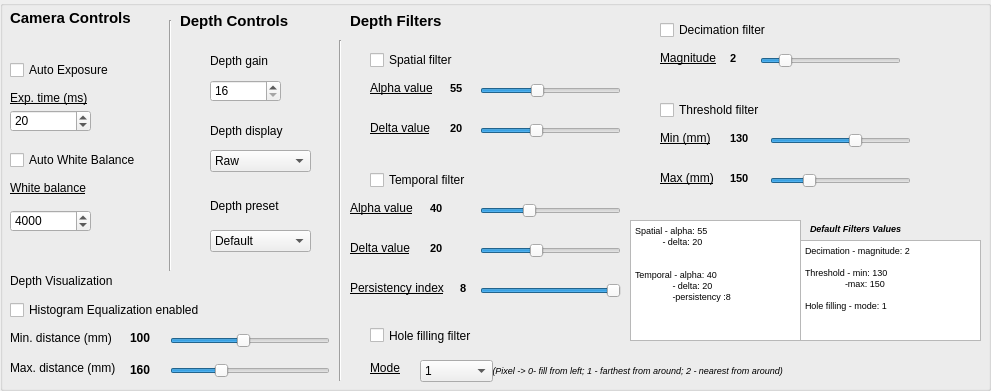
       <widget class="QGroupBox" name="imaging_settings_group">
        <property name="geometry">
         <rect>
          <x>10</x>
          <y>40</y>
          <width>991</width>
          <height>391</height>
         </rect>
        </property>
        <property name="title">
         <string/>
        </property>
        <widget class="QCheckBox" name="auto_exposure_checkbox_3">
         <property name="geometry">
          <rect>
           <x>10</x>
           <y>60</y>
           <width>131</width>
           <height>20</height>
          </rect>
         </property>
         <property name="text">
          <string>Auto Exposure</string>
         </property>
         <property name="checked">
          <bool>false</bool>
         </property>
         <property name="autoRepeat">
          <bool>false</bool>
         </property>
        </widget>
        <widget class="QLabel" name="exposure_time_label_3">
         <property name="geometry">
          <rect>
           <x>10</x>
           <y>90</y>
           <width>181</width>
           <height>16</height>
          </rect>
         </property>
         <property name="font">
          <font>
           <weight>50</weight>
           <bold>false</bold>
           <underline>true</underline>
          </font>
         </property>
         <property name="text">
          <string>Exp. time (ms)</string>
         </property>
        </widget>
        <widget class="QSpinBox" name="exposure_time_ctrl_3">
         <property name="geometry">
          <rect>
           <x>10</x>
           <y>110</y>
           <width>81</width>
           <height>22</height>
          </rect>
         </property>
         <property name="layoutDirection">
          <enum>Qt::LeftToRight</enum>
         </property>
         <property name="minimum">
          <number>1</number>
         </property>
         <property name="maximum">
          <number>200</number>
         </property>
         <property name="value">
          <number>20</number>
         </property>
        </widget>
        <widget class="QCheckBox" name="auto_white_balance_checkbox_3">
         <property name="geometry">
          <rect>
           <x>10</x>
           <y>150</y>
           <width>151</width>
           <height>20</height>
          </rect>
         </property>
         <property name="text">
          <string>Auto White Balance</string>
         </property>
        </widget>
        <widget class="QLabel" name="white_balance_label_3">
         <property name="geometry">
          <rect>
           <x>10</x>
           <y>180</y>
           <width>101</width>
           <height>16</height>
          </rect>
         </property>
         <property name="font">
          <font>
           <underline>true</underline>
          </font>
         </property>
         <property name="text">
          <string>White balance</string>
         </property>
        </widget>
        <widget class="QSpinBox" name="white_balance_ctrl_3">
         <property name="geometry">
          <rect>
           <x>10</x>
           <y>210</y>
           <width>81</width>
           <height>22</height>
          </rect>
         </property>
         <property name="minimum">
          <number>2800</number>
         </property>
         <property name="maximum">
          <number>6500</number>
         </property>
         <property name="singleStep">
          <number>50</number>
         </property>
         <property name="value">
          <number>4000</number>
         </property>
        </widget>
        <widget class="QLabel" name="depth_preset_label_3">
         <property name="geometry">
          <rect>
           <x>210</x>
           <y>190</y>
           <width>161</width>
           <height>31</height>
          </rect>
         </property>
         <property name="font">
          <font>
           <pointsize>9</pointsize>
           <weight>50</weight>
           <bold>false</bold>
          </font>
         </property>
         <property name="text">
          <string>Depth preset</string>
         </property>
        </widget>
        <widget class="Line" name="image_settings_line_3">
         <property name="geometry">
          <rect>
           <x>160</x>
           <y>20</y>
           <width>20</width>
           <height>251</height>
          </rect>
         </property>
         <property name="orientation">
          <enum>Qt::Vertical</enum>
         </property>
        </widget>
        <widget class="QComboBox" name="depth_preset_ctrl_3">
         <property name="geometry">
          <rect>
           <x>210</x>
           <y>230</y>
           <width>101</width>
           <height>22</height>
          </rect>
         </property>
         <item>
          <property name="text">
           <string>Default</string>
          </property>
         </item>
         <item>
          <property name="text">
           <string>High Accuracy</string>
          </property>
         </item>
         <item>
          <property name="text">
           <string>High Density</string>
          </property>
         </item>
         <item>
          <property name="text">
           <string>Medium Density</string>
          </property>
         </item>
        </widget>
        <widget class="QLabel" name="camera_controls_label_3">
         <property name="geometry">
          <rect>
           <x>10</x>
           <y>10</y>
           <width>161</width>
           <height>16</height>
          </rect>
         </property>
         <property name="font">
          <font>
           <pointsize>11</pointsize>
           <weight>75</weight>
           <bold>true</bold>
          </font>
         </property>
         <property name="text">
          <string>Camera Controls</string>
         </property>
        </widget>
        <widget class="QLabel" name="depth_controls_label_3">
         <property name="geometry">
          <rect>
           <x>180</x>
           <y>0</y>
           <width>161</width>
           <height>41</height>
          </rect>
         </property>
         <property name="font">
          <font>
           <pointsize>11</pointsize>
           <weight>75</weight>
           <bold>true</bold>
          </font>
         </property>
         <property name="text">
          <string>Depth Controls</string>
         </property>
        </widget>
        <widget class="QLabel" name="depth_gain_label_3">
         <property name="geometry">
          <rect>
           <x>210</x>
           <y>40</y>
           <width>91</width>
           <height>41</height>
          </rect>
         </property>
         <property name="font">
          <font>
           <pointsize>9</pointsize>
           <underline>false</underline>
          </font>
         </property>
         <property name="text">
          <string>Depth gain</string>
         </property>
        </widget>
        <widget class="QSpinBox" name="depth_gain_ctrl_3">
         <property name="geometry">
          <rect>
           <x>210</x>
           <y>80</y>
           <width>71</width>
           <height>22</height>
          </rect>
         </property>
         <property name="minimum">
          <number>16</number>
         </property>
         <property name="maximum">
          <number>248</number>
         </property>
         <property name="value">
          <number>16</number>
         </property>
        </widget>
        <widget class="QLabel" name="depth_display_mode_label_3">
         <property name="geometry">
          <rect>
           <x>210</x>
           <y>120</y>
           <width>91</width>
           <height>21</height>
          </rect>
         </property>
         <property name="font">
          <font>
           <pointsize>9</pointsize>
           <weight>50</weight>
           <bold>false</bold>
           <underline>false</underline>
          </font>
         </property>
         <property name="text">
          <string>Depth display</string>
         </property>
        </widget>
        <widget class="QComboBox" name="depth_display_mode_ctrl_3">
         <property name="geometry">
          <rect>
           <x>210</x>
           <y>150</y>
           <width>101</width>
           <height>22</height>
          </rect>
         </property>
         <item>
          <property name="text">
           <string>Raw</string>
          </property>
         </item>
         <item>
          <property name="text">
           <string>Gray</string>
          </property>
         </item>
         <item>
          <property name="text">
           <string>Colorized</string>
          </property>
         </item>
        </widget>
        <widget class="Line" name="depth_line_3">
         <property name="geometry">
          <rect>
           <x>330</x>
           <y>40</y>
           <width>20</width>
           <height>341</height>
          </rect>
         </property>
         <property name="orientation">
          <enum>Qt::Vertical</enum>
         </property>
        </widget>
        <widget class="QLabel" name="depth_filters_label_3">
         <property name="geometry">
          <rect>
           <x>350</x>
           <y>0</y>
           <width>161</width>
           <height>41</height>
          </rect>
         </property>
         <property name="font">
          <font>
           <pointsize>11</pointsize>
           <weight>75</weight>
           <bold>true</bold>
          </font>
         </property>
         <property name="text">
          <string>Depth Filters</string>
         </property>
         <property name="alignment">
          <set>Qt::AlignLeading|Qt::AlignLeft|Qt::AlignVCenter</set>
         </property>
        </widget>
        <widget class="QCheckBox" name="spatial_filter_checkbox_3">
         <property name="geometry">
          <rect>
           <x>370</x>
           <y>50</y>
           <width>111</width>
           <height>20</height>
          </rect>
         </property>
         <property name="text">
          <string>Spatial filter</string>
         </property>
        </widget>
        <widget class="QLabel" name="spatial_alpha_label_3">
         <property name="geometry">
          <rect>
           <x>370</x>
           <y>80</y>
           <width>181</width>
           <height>16</height>
          </rect>
         </property>
         <property name="font">
          <font>
           <weight>50</weight>
           <bold>false</bold>
           <underline>true</underline>
          </font>
         </property>
         <property name="text">
          <string>Alpha value</string>
         </property>
        </widget>
        <widget class="QSlider" name="spatial_alpha_slider_3">
         <property name="geometry">
          <rect>
           <x>480</x>
           <y>80</y>
           <width>141</width>
           <height>22</height>
          </rect>
         </property>
         <property name="minimum">
          <number>25</number>
         </property>
         <property name="maximum">
          <number>100</number>
         </property>
         <property name="singleStep">
          <number>5</number>
         </property>
         <property name="value">
          <number>55</number>
         </property>
         <property name="orientation">
          <enum>Qt::Horizontal</enum>
         </property>
        </widget>
        <widget class="QCheckBox" name="temporal_filter_checkbox_3">
         <property name="geometry">
          <rect>
           <x>370</x>
           <y>170</y>
           <width>111</width>
           <height>20</height>
          </rect>
         </property>
         <property name="text">
          <string>Temporal filter</string>
         </property>
        </widget>
        <widget class="QLabel" name="temporal_alpha_label_3">
         <property name="geometry">
          <rect>
           <x>350</x>
           <y>200</y>
           <width>181</width>
           <height>16</height>
          </rect>
         </property>
         <property name="font">
          <font>
           <weight>50</weight>
           <bold>false</bold>
           <underline>true</underline>
          </font>
         </property>
         <property name="text">
          <string>Alpha value</string>
         </property>
        </widget>
        <widget class="QSlider" name="temporal_alpha_slider_3">
         <property name="geometry">
          <rect>
           <x>480</x>
           <y>200</y>
           <width>141</width>
           <height>22</height>
          </rect>
         </property>
         <property name="minimum">
          <number>10</number>
         </property>
         <property name="maximum">
          <number>100</number>
         </property>
         <property name="singleStep">
          <number>5</number>
         </property>
         <property name="pageStep">
          <number>10</number>
         </property>
         <property name="value">
          <number>40</number>
         </property>
         <property name="orientation">
          <enum>Qt::Horizontal</enum>
         </property>
        </widget>
        <widget class="QLabel" name="spatial_alpha_value_label_3">
         <property name="geometry">
          <rect>
           <x>450</x>
           <y>80</y>
           <width>31</width>
           <height>16</height>
          </rect>
         </property>
         <property name="font">
          <font>
           <pointsize>8</pointsize>
           <weight>75</weight>
           <italic>false</italic>
           <bold>true</bold>
          </font>
         </property>
         <property name="text">
          <string>55</string>
         </property>
        </widget>
        <widget class="QLabel" name="spatial_delta_label_3">
         <property name="geometry">
          <rect>
           <x>370</x>
           <y>120</y>
           <width>181</width>
           <height>16</height>
          </rect>
         </property>
         <property name="font">
          <font>
           <weight>50</weight>
           <bold>false</bold>
           <underline>true</underline>
          </font>
         </property>
         <property name="text">
          <string>Delta value</string>
         </property>
        </widget>
        <widget class="QSlider" name="spatial_delta_slider_3">
         <property name="geometry">
          <rect>
           <x>480</x>
           <y>120</y>
           <width>141</width>
           <height>22</height>
          </rect>
         </property>
         <property name="minimum">
          <number>1</number>
         </property>
         <property name="maximum">
          <number>50</number>
         </property>
         <property name="singleStep">
          <number>1</number>
         </property>
         <property name="value">
          <number>20</number>
         </property>
         <property name="orientation">
          <enum>Qt::Horizontal</enum>
         </property>
        </widget>
        <widget class="QLabel" name="spatial_delta_value_label_3">
         <property name="geometry">
          <rect>
           <x>450</x>
           <y>120</y>
           <width>101</width>
           <height>16</height>
          </rect>
         </property>
         <property name="font">
          <font>
           <pointsize>8</pointsize>
           <weight>75</weight>
           <italic>false</italic>
           <bold>true</bold>
          </font>
         </property>
         <property name="text">
          <string>20</string>
         </property>
        </widget>
        <widget class="QLabel" name="temporal_alpha_value_label_3">
         <property name="geometry">
          <rect>
           <x>430</x>
           <y>200</y>
           <width>31</width>
           <height>16</height>
          </rect>
         </property>
         <property name="font">
          <font>
           <pointsize>8</pointsize>
           <weight>75</weight>
           <italic>false</italic>
           <bold>true</bold>
          </font>
         </property>
         <property name="text">
          <string>40</string>
         </property>
        </widget>
        <widget class="QLabel" name="temporal_delta_label_3">
         <property name="geometry">
          <rect>
           <x>350</x>
           <y>240</y>
           <width>181</width>
           <height>16</height>
          </rect>
         </property>
         <property name="font">
          <font>
           <weight>50</weight>
           <bold>false</bold>
           <underline>true</underline>
          </font>
         </property>
         <property name="text">
          <string>Delta value</string>
         </property>
        </widget>
        <widget class="QLabel" name="temporal_delta_value_label_3">
         <property name="geometry">
          <rect>
           <x>430</x>
           <y>240</y>
           <width>51</width>
           <height>16</height>
          </rect>
         </property>
         <property name="font">
          <font>
           <pointsize>8</pointsize>
           <weight>75</weight>
           <italic>false</italic>
           <bold>true</bold>
          </font>
         </property>
         <property name="text">
          <string>20</string>
         </property>
        </widget>
        <widget class="QSlider" name="temporal_delta_slider_3">
         <property name="geometry">
          <rect>
           <x>480</x>
           <y>240</y>
           <width>141</width>
           <height>22</height>
          </rect>
         </property>
         <property name="minimum">
          <number>1</number>
         </property>
         <property name="maximum">
          <number>50</number>
         </property>
         <property name="singleStep">
          <number>1</number>
         </property>
         <property name="pageStep">
          <number>10</number>
         </property>
         <property name="value">
          <number>20</number>
         </property>
         <property name="orientation">
          <enum>Qt::Horizontal</enum>
         </property>
        </widget>
        <widget class="QCheckBox" name="hole_filling_checkbox_3">
         <property name="geometry">
          <rect>
           <x>370</x>
           <y>320</y>
           <width>121</width>
           <height>31</height>
          </rect>
         </property>
         <property name="text">
          <string>Hole filling filter</string>
         </property>
        </widget>
        <widget class="QLabel" name="hole_filling_mode_label_3">
         <property name="geometry">
          <rect>
           <x>370</x>
           <y>360</y>
           <width>61</width>
           <height>16</height>
          </rect>
         </property>
         <property name="font">
          <font>
           <weight>50</weight>
           <bold>false</bold>
           <underline>true</underline>
          </font>
         </property>
         <property name="text">
          <string>Mode</string>
         </property>
        </widget>
        <widget class="QCheckBox" name="decimation_filter_checkbox_3">
         <property name="geometry">
          <rect>
           <x>660</x>
           <y>20</y>
           <width>141</width>
           <height>20</height>
          </rect>
         </property>
         <property name="text">
          <string>Decimation filter</string>
         </property>
        </widget>
        <widget class="QLabel" name="threshold_min_label_3">
         <property name="geometry">
          <rect>
           <x>660</x>
           <y>130</y>
           <width>181</width>
           <height>16</height>
          </rect>
         </property>
         <property name="font">
          <font>
           <weight>50</weight>
           <bold>false</bold>
           <underline>true</underline>
          </font>
         </property>
         <property name="text">
          <string>Min (mm)</string>
         </property>
        </widget>
        <widget class="QSlider" name="decimation_magnitude_slider_3">
         <property name="geometry">
          <rect>
           <x>760</x>
           <y>50</y>
           <width>141</width>
           <height>22</height>
          </rect>
         </property>
         <property name="minimum">
          <number>1</number>
         </property>
         <property name="maximum">
          <number>8</number>
         </property>
         <property name="singleStep">
          <number>1</number>
         </property>
         <property name="pageStep">
          <number>1</number>
         </property>
         <property name="value">
          <number>2</number>
         </property>
         <property name="orientation">
          <enum>Qt::Horizontal</enum>
         </property>
        </widget>
        <widget class="QLabel" name="decimation_magnitude_value_label_3">
         <property name="geometry">
          <rect>
           <x>730</x>
           <y>50</y>
           <width>31</width>
           <height>16</height>
          </rect>
         </property>
         <property name="font">
          <font>
           <pointsize>8</pointsize>
           <weight>75</weight>
           <italic>false</italic>
           <bold>true</bold>
          </font>
         </property>
         <property name="text">
          <string>2</string>
         </property>
        </widget>
        <widget class="QLabel" name="hole_filling_mode_value_help_label_3">
         <property name="geometry">
          <rect>
           <x>490</x>
           <y>360</y>
           <width>461</width>
           <height>21</height>
          </rect>
         </property>
         <property name="font">
          <font>
           <pointsize>7</pointsize>
           <italic>true</italic>
          </font>
         </property>
         <property name="text">
          <string> (Pixel -&gt; 0- fill from left; 1 - farthest from around; 2 - nearest from around)</string>
         </property>
        </widget>
        <widget class="QCheckBox" name="threshold_filter_checkbox_3">
         <property name="geometry">
          <rect>
           <x>660</x>
           <y>100</y>
           <width>141</width>
           <height>20</height>
          </rect>
         </property>
         <property name="text">
          <string>Threshold filter</string>
         </property>
        </widget>
        <widget class="QLabel" name="decimation_magnitude_label_3">
         <property name="geometry">
          <rect>
           <x>660</x>
           <y>50</y>
           <width>71</width>
           <height>16</height>
          </rect>
         </property>
         <property name="font">
          <font>
           <weight>50</weight>
           <bold>false</bold>
           <underline>true</underline>
          </font>
         </property>
         <property name="text">
          <string>Magnitude</string>
         </property>
        </widget>
        <widget class="QSlider" name="threshold_min_slider_3">
         <property name="geometry">
          <rect>
           <x>770</x>
           <y>130</y>
           <width>141</width>
           <height>22</height>
          </rect>
         </property>
         <property name="minimum">
          <number>50</number>
         </property>
         <property name="maximum">
          <number>180</number>
         </property>
         <property name="singleStep">
          <number>10</number>
         </property>
         <property name="pageStep">
          <number>10</number>
         </property>
         <property name="value">
          <number>130</number>
         </property>
         <property name="orientation">
          <enum>Qt::Horizontal</enum>
         </property>
        </widget>
        <widget class="QLabel" name="threshold_min_value_label_3">
         <property name="geometry">
          <rect>
           <x>730</x>
           <y>130</y>
           <width>51</width>
           <height>16</height>
          </rect>
         </property>
         <property name="font">
          <font>
           <pointsize>8</pointsize>
           <weight>75</weight>
           <italic>false</italic>
           <bold>true</bold>
          </font>
         </property>
         <property name="text">
          <string>130</string>
         </property>
        </widget>
        <widget class="QLabel" name="threshold_max_label_3">
         <property name="geometry">
          <rect>
           <x>660</x>
           <y>170</y>
           <width>181</width>
           <height>16</height>
          </rect>
         </property>
         <property name="font">
          <font>
           <weight>50</weight>
           <bold>false</bold>
           <underline>true</underline>
          </font>
         </property>
         <property name="text">
          <string>Max (mm)</string>
         </property>
        </widget>
        <widget class="QLabel" name="threshold_max_value_label_3">
         <property name="geometry">
          <rect>
           <x>730</x>
           <y>170</y>
           <width>41</width>
           <height>16</height>
          </rect>
         </property>
         <property name="font">
          <font>
           <pointsize>8</pointsize>
           <weight>75</weight>
           <italic>false</italic>
           <bold>true</bold>
          </font>
         </property>
         <property name="text">
          <string>150</string>
         </property>
        </widget>
        <widget class="QSlider" name="threshold_max_slider_3">
         <property name="geometry">
          <rect>
           <x>770</x>
           <y>170</y>
           <width>141</width>
           <height>22</height>
          </rect>
         </property>
         <property name="minimum">
          <number>100</number>
         </property>
         <property name="maximum">
          <number>300</number>
         </property>
         <property name="singleStep">
          <number>10</number>
         </property>
         <property name="pageStep">
          <number>10</number>
         </property>
         <property name="value">
          <number>150</number>
         </property>
         <property name="orientation">
          <enum>Qt::Horizontal</enum>
         </property>
        </widget>
        <widget class="QPlainTextEdit" name="default_filters_value_2ndtext_3">
         <property name="geometry">
          <rect>
           <x>800</x>
           <y>240</y>
           <width>181</width>
           <height>101</height>
          </rect>
         </property>
         <property name="font">
          <font>
           <pointsize>7</pointsize>
          </font>
         </property>
         <property name="readOnly">
          <bool>true</bool>
         </property>
         <property name="plainText">
          <string>Decimation - magnitude: 2

Threshold - min: 130
                -max: 150

Hole filling - mode: 1</string>
         </property>
        </widget>
        <widget class="QLabel" name="default_filters_label_3">
         <property name="geometry">
          <rect>
           <x>810</x>
           <y>220</y>
           <width>161</width>
           <height>16</height>
          </rect>
         </property>
         <property name="font">
          <font>
           <pointsize>7</pointsize>
           <weight>75</weight>
           <italic>true</italic>
           <bold>true</bold>
          </font>
         </property>
         <property name="text">
          <string>Default Filters Values</string>
         </property>
        </widget>
        <widget class="QPlainTextEdit" name="default_filters_value_1sttext_3">
         <property name="geometry">
          <rect>
           <x>630</x>
           <y>220</y>
           <width>171</width>
           <height>121</height>
          </rect>
         </property>
         <property name="font">
          <font>
           <pointsize>7</pointsize>
          </font>
         </property>
         <property name="readOnly">
          <bool>true</bool>
         </property>
         <property name="plainText">
          <string>Spatial - alpha: 55
           - delta: 20


Temporal - alpha: 40
               - delta: 20
               -persistency :8</string>
         </property>
        </widget>
        <widget class="QCheckBox" name="depth_visualization_histogram_checkbox_3">
         <property name="geometry">
          <rect>
           <x>10</x>
           <y>300</y>
           <width>231</width>
           <height>20</height>
          </rect>
         </property>
         <property name="text">
          <string>Histogram Equalization enabled</string>
         </property>
        </widget>
        <widget class="QLabel" name="depth_visualization_label_3">
         <property name="geometry">
          <rect>
           <x>10</x>
           <y>260</y>
           <width>161</width>
           <height>41</height>
          </rect>
         </property>
         <property name="font">
          <font>
           <pointsize>9</pointsize>
           <underline>false</underline>
          </font>
         </property>
         <property name="text">
          <string>Depth Visualization</string>
         </property>
        </widget>
        <widget class="QLabel" name="depth_visualization_min_distance_label_3">
         <property name="geometry">
          <rect>
           <x>10</x>
           <y>330</y>
           <width>121</width>
           <height>16</height>
          </rect>
         </property>
         <property name="text">
          <string>Min. distance (mm)</string>
         </property>
        </widget>
        <widget class="QSlider" name="depth_visualization_min_distance_slider_3">
         <property name="geometry">
          <rect>
           <x>170</x>
           <y>330</y>
           <width>160</width>
           <height>22</height>
          </rect>
         </property>
         <property name="font">
          <font>
           <pointsize>8</pointsize>
          </font>
         </property>
         <property name="minimum">
          <number>50</number>
         </property>
         <property name="maximum">
          <number>160</number>
         </property>
         <property name="singleStep">
          <number>10</number>
         </property>
         <property name="value">
          <number>100</number>
         </property>
         <property name="sliderPosition">
          <number>100</number>
         </property>
         <property name="orientation">
          <enum>Qt::Horizontal</enum>
         </property>
        </widget>
        <widget class="QLabel" name="depth_visualization_min_distance_value_label_3">
         <property name="geometry">
          <rect>
           <x>130</x>
           <y>330</y>
           <width>31</width>
           <height>16</height>
          </rect>
         </property>
         <property name="font">
          <font>
           <weight>75</weight>
           <bold>true</bold>
          </font>
         </property>
         <property name="text">
          <string>100</string>
         </property>
        </widget>
        <widget class="QLabel" name="depth_visualization_max_distance_label_3">
         <property name="geometry">
          <rect>
           <x>10</x>
           <y>360</y>
           <width>121</width>
           <height>16</height>
          </rect>
         </property>
         <property name="text">
          <string>Max. distance (mm)</string>
         </property>
        </widget>
        <widget class="QLabel" name="depth_visualization_max_distance_value_label_3">
         <property name="geometry">
          <rect>
           <x>130</x>
           <y>360</y>
           <width>41</width>
           <height>20</height>
          </rect>
         </property>
         <property name="font">
          <font>
           <weight>75</weight>
           <bold>true</bold>
          </font>
         </property>
         <property name="text">
          <string>160</string>
         </property>
        </widget>
        <widget class="QSlider" name="depth_visualization_max_distance_slider_3">
         <property name="geometry">
          <rect>
           <x>170</x>
           <y>360</y>
           <width>160</width>
           <height>22</height>
          </rect>
         </property>
         <property name="minimum">
          <number>100</number>
         </property>
         <property name="maximum">
          <number>300</number>
         </property>
         <property name="singleStep">
          <number>10</number>
         </property>
         <property name="pageStep">
          <number>10</number>
         </property>
         <property name="value">
          <number>160</number>
         </property>
         <property name="orientation">
          <enum>Qt::Horizontal</enum>
         </property>
        </widget>
        <widget class="QComboBox" name="hole_filling_mode_value_combobox_3">
         <property name="geometry">
          <rect>
           <x>420</x>
           <y>360</y>
           <width>73</width>
           <height>22</height>
          </rect>
         </property>
         <property name="currentIndex">
          <number>1</number>
         </property>
         <item>
          <property name="text">
           <string>0</string>
          </property>
         </item>
         <item>
          <property name="text">
           <string>1</string>
          </property>
         </item>
         <item>
          <property name="text">
           <string>2</string>
          </property>
         </item>
        </widget>
        <widget class="QLabel" name="temporal_persistency_label_3">
         <property name="geometry">
          <rect>
           <x>350</x>
           <y>280</y>
           <width>181</width>
           <height>16</height>
          </rect>
         </property>
         <property name="font">
          <font>
           <weight>50</weight>
           <bold>false</bold>
           <underline>true</underline>
          </font>
         </property>
         <property name="text">
          <string>Persistency index</string>
         </property>
        </widget>
        <widget class="QLabel" name="temporal_persistency_value_label_3">
         <property name="geometry">
          <rect>
           <x>460</x>
           <y>280</y>
           <width>51</width>
           <height>16</height>
          </rect>
         </property>
         <property name="font">
          <font>
           <pointsize>8</pointsize>
           <weight>75</weight>
           <italic>false</italic>
           <bold>true</bold>
          </font>
         </property>
         <property name="text">
          <string>8</string>
         </property>
        </widget>
        <widget class="QSlider" name="temporal_persistency_slider_3">
         <property name="geometry">
          <rect>
           <x>480</x>
           <y>280</y>
           <width>141</width>
           <height>22</height>
          </rect>
         </property>
         <property name="minimum">
          <number>0</number>
         </property>
         <property name="maximum">
          <number>8</number>
         </property>
         <property name="singleStep">
          <number>1</number>
         </property>
         <property name="pageStep">
          <number>1</number>
         </property>
         <property name="value">
          <number>8</number>
         </property>
         <property name="orientation">
          <enum>Qt::Horizontal</enum>
         </property>
        </widget>
       </widget>
